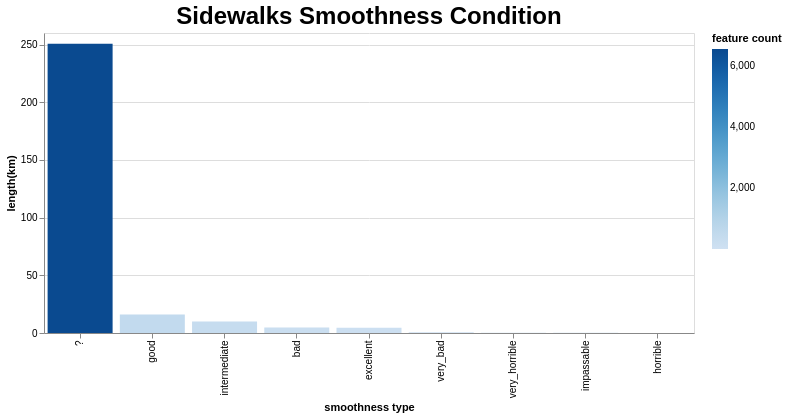

Write the Vega-Lite specification saved for this chart.
### Vega-Lite specification from a JSON file in a GitHub repository (floating-point values rounded to 4 significant figures)
{"config": {"view": {"continuousWidth": 300, "continuousHeight": 300}, "title": {"fontSize": 24}}, "data": {"name": "data-9cc2111661b6ef9ed0fa1780f46d25dc"}, "mark": {"type": "bar"}, "encoding": {"color": {"field": "feature count", "type": "quantitative"}, "tooltip": {"field": "length(km)", "type": "quantitative"}, "x": {"field": "smoothness type", "sort": "-y", "type": "nominal"}, "y": {"field": "length(km)", "type": "quantitative"}}, "height": 300, "params": [{"name": "param_3", "select": {"type": "interval", "encodings": ["x", "y"]}, "bind": "scales"}], "title": "Sidewalks Smoothness Condition", "width": 650, "$schema": "https://vega.github.io/schema/vega-lite/v5.8.0.json", "datasets": {"data-9cc2111661b6ef9ed0fa1780f46d25dc": [{"smoothness type": "?", "feature count": 6573, "length(km)": 250.7}, {"smoothness type": "bad", "feature count": 193, "length(km)": 4.689}, {"smoothness type": "excellent", "feature count": 120, "length(km)": 4.61}, {"smoothness type": "good", "feature count": 492, "length(km)": 16.14}, {"smoothness type": "horrible", "feature count": 4, "length(km)": 0.08266}, {"smoothness type": "impassable", "feature count": 4, "length(km)": 0.111}, {"smoothness type": "intermediate", "feature count": 352, "length(km)": 9.928}, {"smoothness type": "very_bad", "feature count": 18, "length(km)": 0.5631}, {"smoothness type": "very_horrible", "feature count": 6, "length(km)": 0.236}]}}
